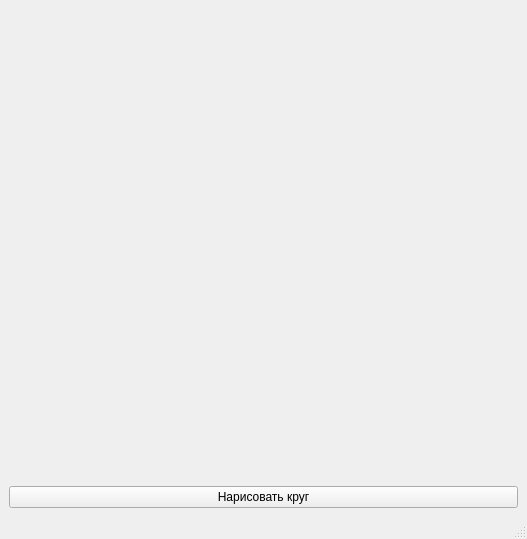
<?xml version="1.0" encoding="UTF-8"?>
<ui version="4.0">
 <class>MainWindow</class>
 <widget class="QMainWindow" name="MainWindow">
  <property name="geometry">
   <rect>
    <x>0</x>
    <y>0</y>
    <width>527</width>
    <height>539</height>
   </rect>
  </property>
  <property name="windowTitle">
   <string>MainWindow</string>
  </property>
  <widget class="QWidget" name="centralwidget">
   <layout class="QVBoxLayout" name="verticalLayout">
    <item>
     <spacer name="verticalSpacer">
      <property name="orientation">
       <enum>Qt::Vertical</enum>
      </property>
      <property name="sizeHint" stdset="0">
       <size>
        <width>20</width>
        <height>40</height>
       </size>
      </property>
     </spacer>
    </item>
    <item>
     <widget class="QPushButton" name="pushButton">
      <property name="text">
       <string>Нарисовать круг</string>
      </property>
     </widget>
    </item>
   </layout>
  </widget>
  <widget class="QMenuBar" name="menubar">
   <property name="geometry">
    <rect>
     <x>0</x>
     <y>0</y>
     <width>527</width>
     <height>26</height>
    </rect>
   </property>
  </widget>
  <widget class="QStatusBar" name="statusbar"/>
 </widget>
 <resources/>
 <connections/>
</ui>
